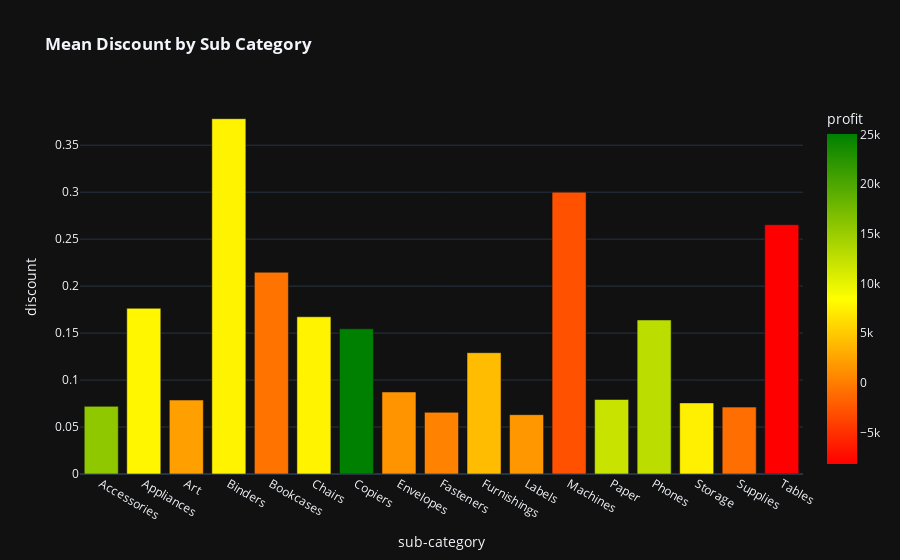

Source (notebook cell):
### Markdown cell above
#### Plot Mean Discount by Sub Category

### Code cell
# Create Chart
fig = px.bar(df_discount,
             x=df_discount.index,
             y='discount',
             color='profit',
             color_continuous_scale=['red','yellow','green'],
             template = template_style,
             title = '<b>Mean Discount by Sub Category</b>')

# Display Plot
fig.show()

### Figure 1 — Plotly figure (JSON) as saved in the notebook; plotly's stock layout.template omitted (floating-point values rounded to 4 significant figures)
{"data": [{"alignmentgroup": "True", "hovertemplate": "sub-category=%{x}<br>discount=%{y}<br>profit=%{marker.color}<extra></extra>", "legendgroup": "", "marker": {"color": [15670.0, 7865.0, 2222.0, 7670.0, -583.6, 7644.0, 25030.0, 1442.0, 304.9, 4099.0, 1745.0, -2869.0, 12040.0, 12850.0, 7403.0, -955.3, -8141.0], "coloraxis": "coloraxis", "pattern": {"shape": ""}}, "name": "", "offsetgroup": "", "orientation": "v", "showlegend": false, "textposition": "auto", "type": "bar", "x": ["Accessories", "Appliances", "Art", "Binders", "Bookcases", "Chairs", "Copiers", "Envelopes", "Fasteners", "Furnishings", "Labels", "Machines", "Paper", "Phones", "Storage", "Supplies", "Tables"], "xaxis": "x", "y": [0.072, 0.1764, 0.07872, 0.3782, 0.2147, 0.1674, 0.1545, 0.08732, 0.06563, 0.1291, 0.06316, 0.3, 0.0793, 0.1639, 0.07569, 0.07119, 0.2654], "yaxis": "y"}], "layout": {"barmode": "relative", "coloraxis": {"colorbar": {"title": {"text": "profit"}}, "colorscale": [[0, "red"], [0.5, "yellow"], [1, "green"]]}, "legend": {"tracegroupgap": 0}, "title": {"text": "<b>Mean Discount by Sub Category</b>"}, "xaxis": {"anchor": "y", "domain": [0, 1], "title": {"text": "sub-category"}}, "yaxis": {"anchor": "x", "domain": [0, 1], "title": {"text": "discount"}}}}
